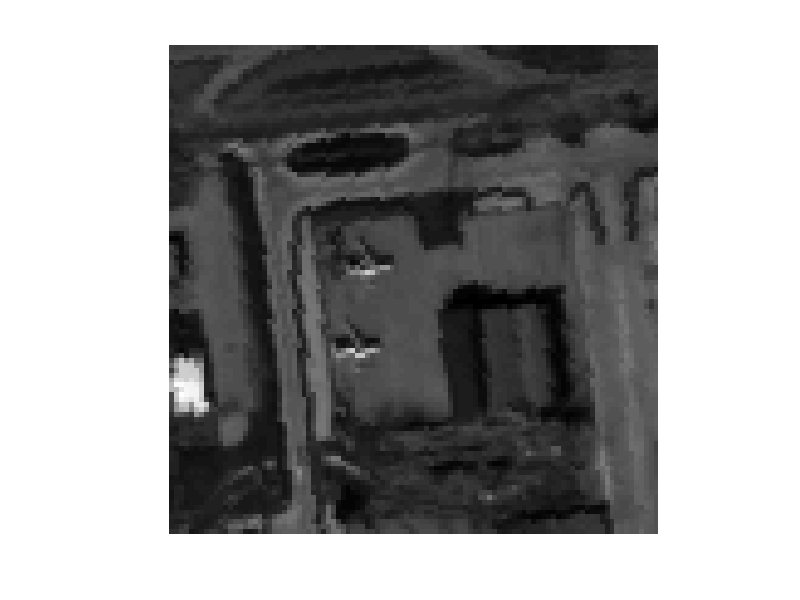

Reproduce this figure in MATLAB. (Note: this script raises an error after producing the figure.)
clear all; close all; clc;
load('abu_airport_2.mat');
hyper_data = data;

hyper_data = (hyper_data-min(min(min(hyper_data))))/(max(max(max(hyper_data)))-min(min(min(hyper_data))));
figure; imshow(hyper_data(:,:,30),[]);
[spat1,spat2,spec] = size(hyper_data);
hyper_vector = zeros(spec,spat1*spat2);

for b = 1:1:spec
    hyper_vector(b,:) = reshape(hyper_data(:,:,b),1,spat1*spat2);
end

spectSings(:,1) = squeeze(hyper_data(46,40,:));

SMF_start = cputime;
mean_b = squeeze(mean(mean(hyper_data)))';
Cb = cov(double(hyper_vector'));
costMap_SMF = zeros(spat1,spat2,size(spectSings,2));
pixel = 0;
for i = 1:1:spat1
    for j = 1:1:spat2
pixel = pixel+1;
disp(pixel);
x = double(squeeze(hyper_data(i,j,:)))';
for k = 1:1:size(spectSigns,2)
    s = spectSigns(:,k);
    costMap_SMF(i,j,k) = ((s-mean_b)*(Cb\(x-mean_b)'))/((a-mean_b)*(Cb\(s-mean_b)'));
end
    end
end

        
